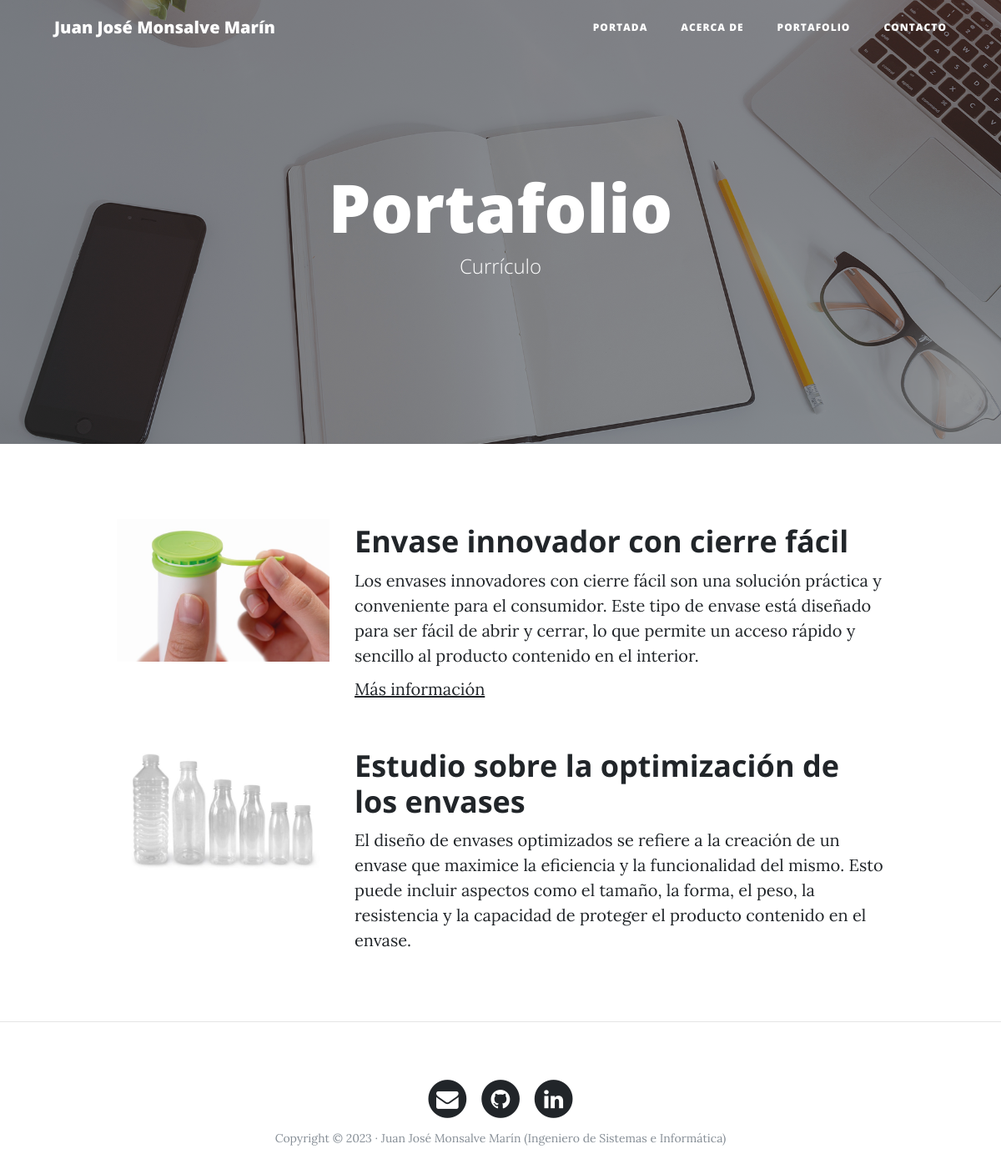
The page /portfolio/ on the database its author committed.
### portfolio/models.py (models this page shows, shortened)
class Project(models.Model):
    title = models.CharField(max_length=200, verbose_name="Título")
    description = models.TextField(verbose_name="Descripción")
    image = models.ImageField(verbose_name="Imagen", upload_to="projects")
    link = models.URLField(verbose_name="Dirección Web", null=True, blank=True)
    created = models.DateTimeField(auto_now_add=True, verbose_name="Fecha de creación")
    updated = models.DateTimeField(auto_now=True, verbose_name="Fecha de edición")
    class Meta:
        db_table = ''
        managed = True
        verbose_name = 'proyecto'
        verbose_name_plural = 'proyectos'
        ordering = ["-created"]

### portfolio/views.py (the view)
# urls.py: path('portfolio/', portfolio_views.portfolio, name='portfolio'),
def portfolio(request):
    projects = Project.objects.all()
    return render(request, 'portfolio/portfolio.html', {'projects': projects})

### portfolio/templates/portfolio/portfolio.html (shortened to what this page needs)
{% extends "core/base.html" %}
{% block background %}{% load static %}{% static 'core/img/portfolio-bg.jpg' %}{% endblock %}
{% block headers %}
<h1>Portafolio</h1>
<span class="subheading">Currículo</span>
{% endblock %}
{% block content %}
    {% for project in projects %}
    <div class="row project">
        <div class="col-lg-3 col-md-4 offset-lg-1">
            <img class="img-fluid" src="{{project.image.url}}" alt="">
        </div>
    <div class="col-lg-7 col-md-8">
            <h2 class="section-heading title">{{project.title}}</h2>
            <p>{{project.description}}</p>
            {% if project.link %}
                <p><a href="{{project.link}}">Más información</a></p>
            {% endif %}
        </div>
    </div>
    {% endfor %}
{% endblock content %}

### core/templates/core/base.html (shortened to what this page needs)
<!DOCTYPE html>
<html lang="es">
  <head>
    {% load static %}
    <link href="{% static 'core/vendor/bootstrap/css/bootstrap.min.css' %}" rel="stylesheet">
    <link href="{% static 'core/vendor/font-awesome/css/font-awesome.min.css' %}" rel="stylesheet" type="text/css">
    <link href="{% static 'core/css/clean-blog.min.css' %}" rel="stylesheet">
  </head>
  <body>
    <nav class="navbar navbar-expand-lg navbar-light fixed-top" id="mainNav">
      <div class="container">
        <a class="navbar-brand" href="{% url 'home' %}">Juan José Monsalve Marín</a>
        <div class="collapse navbar-collapse" id="navbarResponsive">
          <ul class="navbar-nav ml-auto">
            <li class="nav-item">
              <a class="nav-link" href="{% url 'home' %}">Portada</a>
            </li>
            <li class="nav-item">
              <a class="nav-link" href="{% url 'about' %}">Acerca de</a>
            </li>
            <li class="nav-item">
              <a class="nav-link" href="{% url 'portfolio' %}">Portafolio</a>
            </li>
            <li class="nav-item">
              <a class="nav-link" href="{% url 'contact' %}">Contacto</a>
            </li>
          </ul>
        </div>
      </div>
    </nav>
    <header class="masthead" style="background-image: url('{% block background %}{% endblock %}')">
      <div class="overlay"></div>
      <div class="container">
        <div class="row">
          <div class="col-lg-8 col-md-10 mx-auto">
            <div class="site-heading">
              {% block headers %}{% endblock %}
            </div>
          </div>
        </div>
      </div>
    </header>
    <div class="container">
      {% block content %}{% endblock content %}
    </div>
    {% if request.path != "/" %}
      <hr>
    {% endif %}
    <footer>
      <div class="container">
        <div class="row">
          <div class="col-lg-8 col-md-10 mx-auto">
            <ul class="list-inline text-center">
              <li class="list-inline-item">
                <a href="mailto:monsalve1994@gmail.com">
                  <span class="fa-stack fa-lg">
                    <i class="fa fa-circle fa-stack-2x"></i>
                    <i class="fa fa-envelope fa-stack-1x fa-inverse"></i>
                  </span>
                </a>
              </li>
              <li class="list-inline-item">
                <a href="https://github.com/jjmonsalvem10" target="_blank">
                  <span class="fa-stack fa-lg">
                    <i class="fa fa-circle fa-stack-2x"></i>
                    <i class="fa fa-github fa-stack-1x fa-inverse"></i>
                  </span>
                </a>
              </li>
              <li class="list-inline-item">
                <a href="https://linkedin.com/in/juanjmm" target="_blank">
                  <span class="fa-stack fa-lg">
                    <i class="fa fa-circle fa-stack-2x"></i>
                    <i class="fa fa-linkedin fa-stack-1x fa-inverse"></i>
                  </span>
                </a>
              </li>
            </ul>
            <p class="copyright text-muted">Copyright &copy; 2023 · Juan José Monsalve Marín (Ingeniero de Sistemas e Informática) </p>
          </div>
        </div>
      </div>
    </footer>
  </body>
</html>

### rows shown on the page
Project: image (picture), title "Envase innovador con cierre fácil", description "Los envases innovadores con cierre fácil son una solución práctica y conveniente para el consumidor. Este tipo de envase está diseñado para ser fácil de abrir y cerrar, lo que permite un acceso rápido y sencillo al producto contenido en el interior."
Project: image (picture), title "Estudio sobre la optimización de los envases", description "El diseño de envases optimizados se refiere a la creación de un envase que maximice la eficiencia y la funcionalidad del mismo. Esto puede incluir aspectos como el tamaño, la forma, el peso, la resistencia y la capacidad de proteger el producto contenido en el envase."
